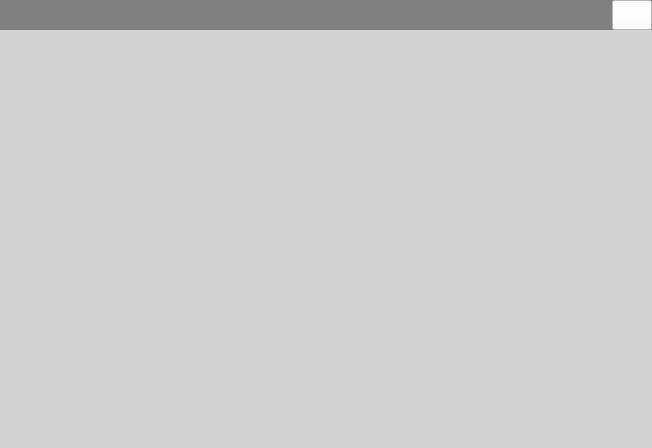
<?xml version="1.0" encoding="UTF-8"?>
<ui version="4.0">
 <class>TestMainWidget</class>
 <widget class="QWidget" name="TestMainWidget">
  <property name="geometry">
   <rect>
    <x>0</x>
    <y>0</y>
    <width>652</width>
    <height>448</height>
   </rect>
  </property>
  <property name="windowTitle">
   <string>Test</string>
  </property>
  <property name="styleSheet">
   <string notr="true">background-color:lightgray</string>
  </property>
  <layout class="QVBoxLayout" name="verticalLayout">
   <property name="leftMargin">
    <number>0</number>
   </property>
   <property name="topMargin">
    <number>0</number>
   </property>
   <property name="rightMargin">
    <number>0</number>
   </property>
   <property name="bottomMargin">
    <number>0</number>
   </property>
   <item>
    <layout class="QHBoxLayout" name="horizontalLayout">
     <property name="spacing">
      <number>0</number>
     </property>
     <property name="leftMargin">
      <number>0</number>
     </property>
     <item>
      <widget class="QWidget" name="widgetHead" native="true">
       <property name="minimumSize">
        <size>
         <width>0</width>
         <height>30</height>
        </size>
       </property>
       <property name="maximumSize">
        <size>
         <width>16777215</width>
         <height>30</height>
        </size>
       </property>
       <property name="styleSheet">
        <string notr="true">background-color:gray</string>
       </property>
       <layout class="QHBoxLayout" name="horizontalLayout_2">
        <property name="leftMargin">
         <number>0</number>
        </property>
        <property name="topMargin">
         <number>0</number>
        </property>
        <property name="rightMargin">
         <number>0</number>
        </property>
        <property name="bottomMargin">
         <number>0</number>
        </property>
        <item>
         <spacer name="horizontalSpacer">
          <property name="orientation">
           <enum>Qt::Horizontal</enum>
          </property>
          <property name="sizeHint" stdset="0">
           <size>
            <width>609</width>
            <height>20</height>
           </size>
          </property>
         </spacer>
        </item>
        <item>
         <widget class="QPushButton" name="pushButton">
          <property name="minimumSize">
           <size>
            <width>0</width>
            <height>30</height>
           </size>
          </property>
          <property name="maximumSize">
           <size>
            <width>16777215</width>
            <height>30</height>
           </size>
          </property>
          <property name="styleSheet">
           <string notr="true">background-color:white</string>
          </property>
          <property name="text">
           <string/>
          </property>
         </widget>
        </item>
       </layout>
      </widget>
     </item>
    </layout>
   </item>
   <item>
    <spacer name="verticalSpacer">
     <property name="orientation">
      <enum>Qt::Vertical</enum>
     </property>
     <property name="sizeHint" stdset="0">
      <size>
       <width>20</width>
       <height>40</height>
      </size>
     </property>
    </spacer>
   </item>
  </layout>
 </widget>
 <resources/>
 <connections/>
</ui>
